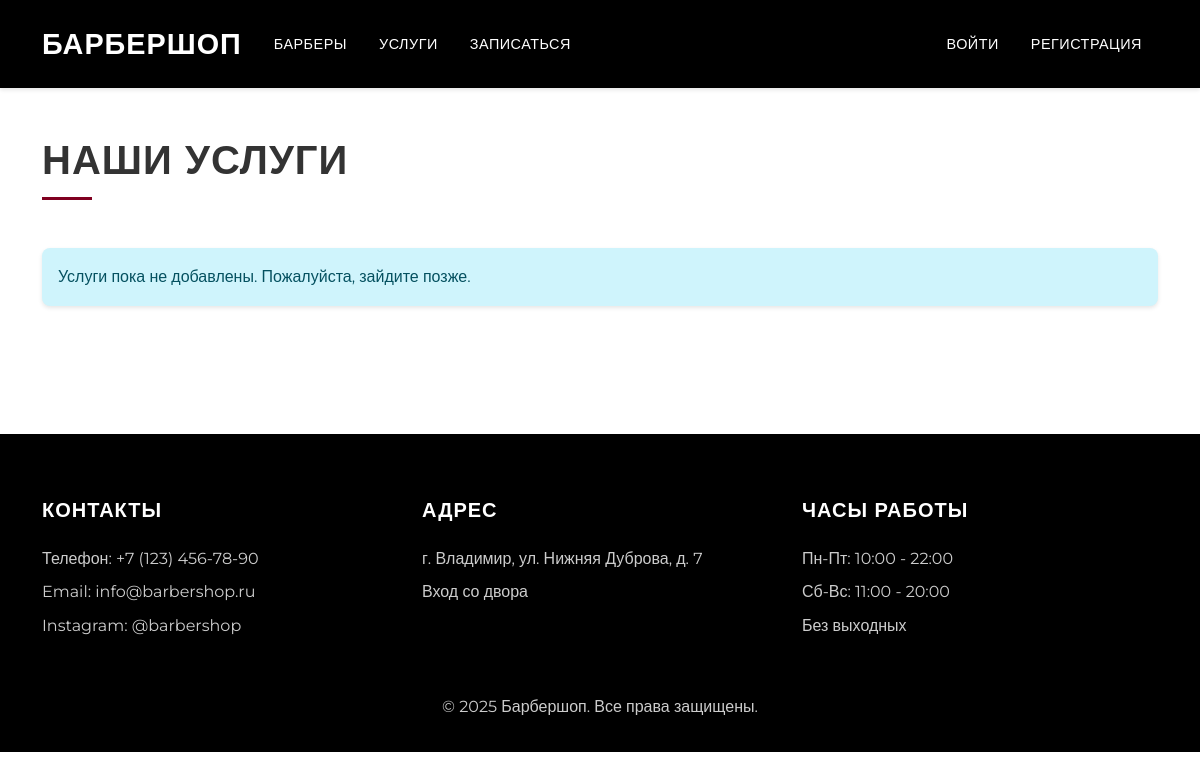
/services/, run on an earlier commit of the app's database.
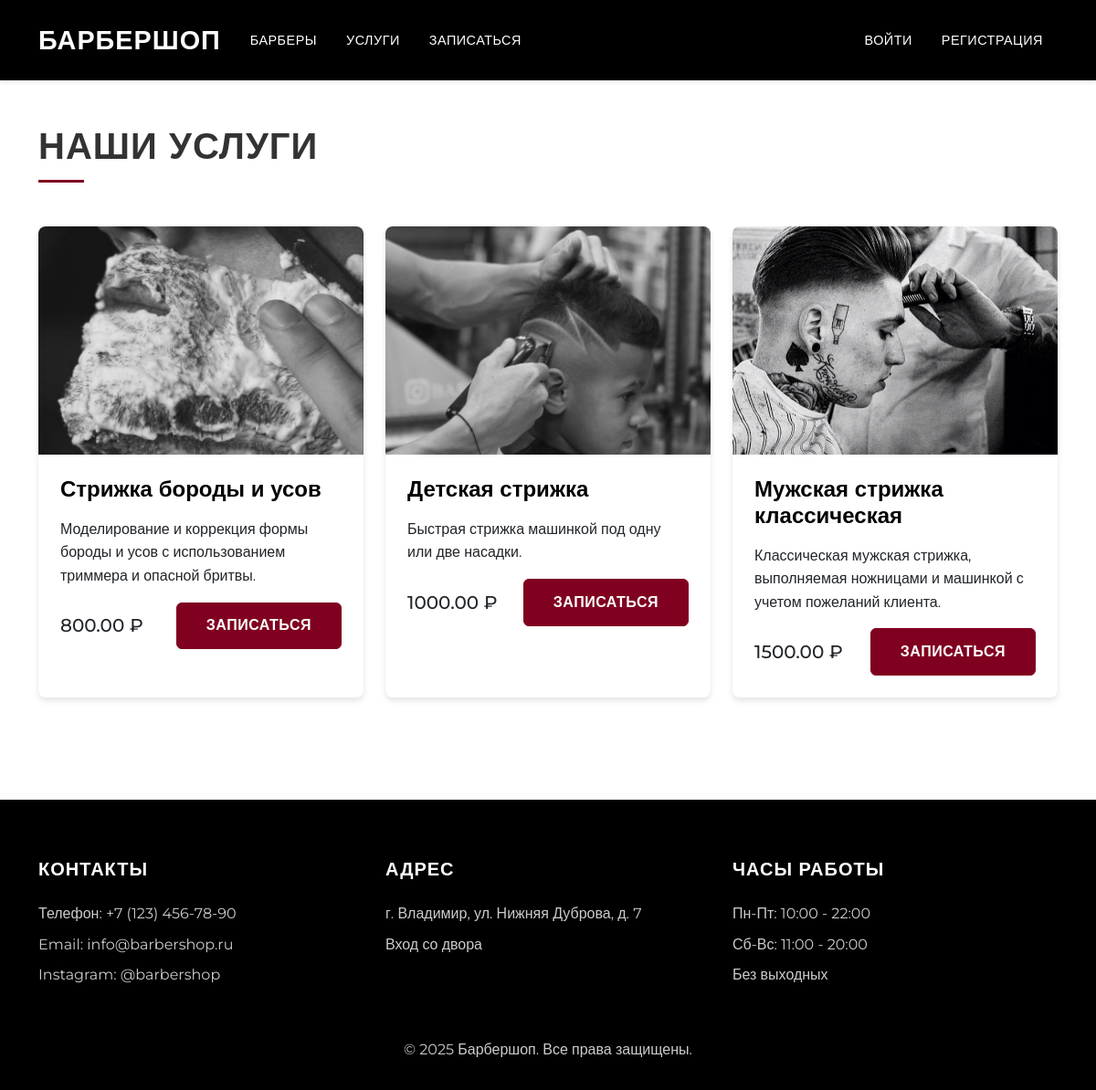
And on a later commit of the database.
### barber_shop/models.py (models this page shows, shortened)
class Service(models.Model):
    CATEGORY_CHOICES = [
        ('haircut', 'Стрижка'),
        ('beard', 'Борода'),
        ('combo', 'Комбо'),
        ('coloring', 'Окрашивание'),
        ('other', 'Другое'),
    ]
    name = models.CharField(max_length=200, verbose_name='Название услуги')
    description = models.TextField(verbose_name='Описание')
    price = models.DecimalField(max_digits=10, decimal_places=2, verbose_name='Цена')
    duration = models.PositiveIntegerField(verbose_name='Длительность (минуты)')
    category = models.CharField(max_length=20, choices=CATEGORY_CHOICES, verbose_name='Категория')
    barbers = models.ManyToManyField(Barber, related_name='services', verbose_name='Барберы')
    image = models.ImageField(upload_to='services/', verbose_name='Изображение', null=True, blank=True)
    is_active = models.BooleanField(default=True, verbose_name='Активна')
    created_at = models.DateTimeField(auto_now_add=True)
    updated_at = models.DateTimeField(auto_now=True)
    slug = models.SlugField(unique=True, blank=True)
    class Meta:
        verbose_name = 'Услуга'
        verbose_name_plural = 'Услуги'
        ordering = ['category', 'price']

### barber_shop/views.py (the view)
# urls.py: path('services/', views.service_list, name='service_list'),
def service_list(request):
    category = request.GET.get('category')
    search_query = request.GET.get('search')
    services = Service.objects.filter(is_active=True)
    if category:
        services = services.filter(category=category)
    if search_query:
        services = services.filter(
            Q(name__icontains=search_query) |
            Q(description__icontains=search_query)
        )
    paginator = Paginator(services, 9)
    page = request.GET.get('page')
    services = paginator.get_page(page)
    return render(request, 'barber_shop/service_list.html', {
        'services': services,
        'categories': Service.CATEGORY_CHOICES
    })

### barber_shop/templates/barber_shop/service_list.html (shortened to what this page needs)
{% extends 'barber_shop/base.html' %}
{% block content %}
<div class="container py-5">
    <h1 class="section-title mb-5">Наши услуги</h1>
    <div class="row g-4">
        {% for service in services %}
            <div class="col-md-6 col-lg-4">
                <div class="card h-100">
                    {% if service.image %}
                        <img src="{{ service.image.url }}" class="card-img-top" alt="{{ service.name }}">
                    {% else %}
                        <img src="https://via.placeholder.com/400x250?text=Услуга" class="card-img-top" alt="{{ service.name }}">
                    {% endif %}
                    <div class="card-body">
                        <h5 class="card-title">{{ service.name }}</h5>
                        <p class="card-text">{{ service.description|truncatewords:50 }}</p>
                        <div class="d-flex justify-content-between align-items-center">
                            <span class="h5 mb-0">{{ service.price }} ₽</span>
                            <div>
                                <a href="{% url 'barber_shop:create_booking' %}?service={{ service.id }}" class="btn btn-primary">Записаться</a>
                            </div>
                        </div>
                    </div>
                </div>
            </div>
        {% empty %}
            <div class="col-12">
                <div class="alert alert-info">
                    Услуги пока не добавлены. Пожалуйста, зайдите позже.
                </div>
            </div>
        {% endfor %}
    </div>
</div>
{% endblock %}

### barber_shop/templates/barber_shop/base.html (shortened to what this page needs)
<!DOCTYPE html>
<html lang="ru">
<head>
    <link href="https://cdn.jsdelivr.net/npm/bootstrap@5.3.0/dist/css/bootstrap.min.css" rel="stylesheet">
</head>
<body>
    <nav class="navbar navbar-expand-lg navbar-dark">
        <div class="container">
            <a class="navbar-brand" href="{% url 'barber_shop:home' %}">Барбершоп</a>
            <div class="collapse navbar-collapse" id="navbarNav">
                <ul class="navbar-nav me-auto">
                    <li class="nav-item">
                        <a class="nav-link" href="{% url 'barber_shop:barber_list' %}">Барберы</a>
                    </li>
                    <li class="nav-item">
                        <a class="nav-link" href="{% url 'barber_shop:service_list' %}">Услуги</a>
                    </li>
                    <li class="nav-item">
                        <a class="nav-link" href="{% url 'barber_shop:create_booking' %}">Записаться</a>
                    </li>
                </ul>
                <ul class="navbar-nav">
                    {% if user.is_authenticated %}
                        {% if user.is_staff %}
                            <li class="nav-item">
                                <a class="nav-link" href="{% url 'admin:index' %}">Админ-панель</a>
                            </li>
                        {% endif %}
                        <li class="nav-item">
                            <a class="nav-link" href="{% url 'barber_shop:personal_account' %}">Личный кабинет</a>
                        </li>
                        <li class="nav-item">
                            <a class="nav-link" href="{% url 'barber_shop:booking_list' %}">Мои записи</a>
                        </li>
                        <li class="nav-item">
                            <a class="nav-link" href="{% url 'barber_shop:logout' %}">Выйти</a>
                        </li>
                    {% else %}
                        <li class="nav-item">
                            <a class="nav-link" href="{% url 'barber_shop:login' %}">Войти</a>
                        </li>
                        <li class="nav-item">
                            <a class="nav-link" href="{% url 'barber_shop:register' %}">Регистрация</a>
                        </li>
                    {% endif %}
                </ul>
            </div>
        </div>
    </nav>
    <main>
        {% block content %}
        {% endblock %}
    </main>
    <footer class="footer">
        <div class="container">
            <div class="row">
                <div class="col-md-4 mb-4">
                    <h5>Контакты</h5>
                    <p>Телефон: +7 (123) 456-78-90</p>
                    <p>Email: info@barbershop.ru</p>
                    <p>Instagram: @barbershop</p>
                </div>
                <div class="col-md-4 mb-4">
                    <h5>Адрес</h5>
                    <p>г. Владимир, ул. Нижняя Дуброва, д. 7</p>
                    <p>Вход со двора</p>
                </div>
                <div class="col-md-4 mb-4">
                    <h5>Часы работы</h5>
                    <p>Пн-Пт: 10:00 - 22:00</p>
                    <p>Сб-Вс: 11:00 - 20:00</p>
                    <p>Без выходных</p>
                </div>
            </div>
            <div class="row mt-4">
                <div class="col-12 text-center">
                    <p class="mb-0">&copy; {% now "Y" %} Барбершоп. Все права защищены.</p>
                </div>
            </div>
        </div>
    </footer>
</body>
</html>

### barber_shop/templates/barber_shop/base.html (style rules this page uses)
:root { --primary-color: #800020; --secondary-color: #000000; --accent-color: #ffffff; --gray-color: #f8f9fa; --text-color: #333333; }
body { font-family: 'Montserrat', sans-serif; background-color: var(--accent-color); color: var(--text-color); line-height: 1.6; }
.navbar { background-color: var(--secondary-color) !important; padding: 1rem 0; box-shadow: 0 2px 4px rgba(0,0,0,0.1); }
.navbar-brand { font-size: 1.8rem; font-weight: 700; color: var(--accent-color) !important; text-transform: uppercase; letter-spacing: 1px; }
.nav-link { color: var(--accent-color) !important; font-weight: 500; text-transform: uppercase; font-size: 0.9rem; letter-spacing: 0.5px; padding: 0.5rem 1rem !important; transition: color 0.3s ease; }
.btn-primary { background-color: var(--primary-color); border-color: var(--primary-color); padding: 0.8rem 2rem; font-weight: 600; text-transform: uppercase; letter-spacing: 0.5px; transition: all 0.3s ease; }
.card { border: none; box-shadow: 0 4px 6px rgba(0,0,0,0.1); transition: transform 0.3s ease; border-radius: 8px; overflow: hidden; }
.card-img-top { height: 250px; object-fit: cover; }
.card-body { padding: 1.5rem; }
.card-title { font-weight: 600; margin-bottom: 1rem; color: var(--secondary-color); }
.card .card-title { font-size: 1.5rem; font-weight: 700; color: var(--secondary-color); }
.footer { background-color: var(--secondary-color); color: var(--accent-color); padding: 4rem 0 2rem; margin-top: 4rem; }
.footer h5 { font-weight: 600; margin-bottom: 1.5rem; text-transform: uppercase; letter-spacing: 1px; }
.footer p { margin-bottom: 0.5rem; opacity: 0.8; }
.section-title { font-weight: 700; text-transform: uppercase; letter-spacing: 1px; margin-bottom: 2rem; position: relative; padding-bottom: 1rem; }
.section-title::after { content: ''; position: absolute; bottom: 0; left: 0; width: 50px; height: 3px; background-color: var(--primary-color); }
.btn { color: var(--accent-color) !important; transition: all 0.3s ease; }
a { color: var(--primary-color) !important; text-decoration: none; }
.navbar-dark .navbar-nav .nav-link { color: var(--accent-color) !important; }

What changed in the data, as far as the page shows it:
added Service: image (picture), name "Стрижка бороды и усов", description "Моделирование и коррекция формы бороды и усов с использованием триммера и опасной бритвы.", price "800.00"
added Service: image (picture), name "Детская стрижка", description "Быстрая стрижка машинкой под одну или две насадки.", price "1000.00"
added Service: image (picture), name "Мужская стрижка классическая", description "Классическая мужская стрижка, выполняемая ножницами и машинкой с учетом пожеланий клиента.", price "1500.00"
Also different on the page:
text no longer shown: "Услуги пока не добавлены. Пожалуйста, зайдите позже."
